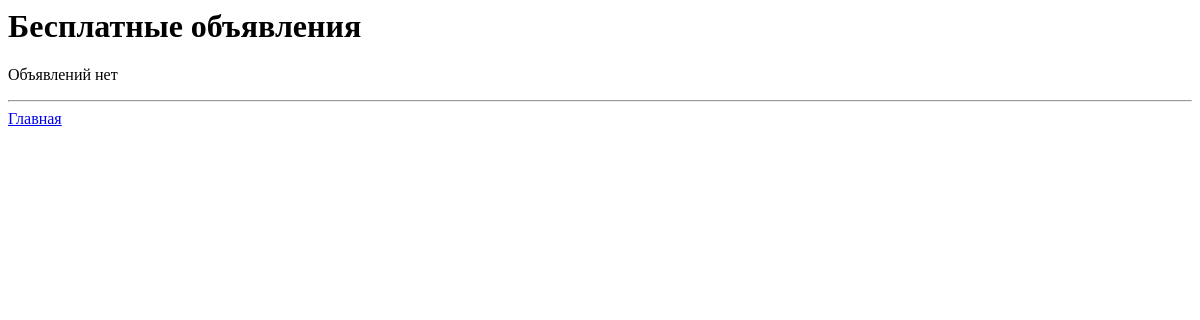
The app's page /test/, older data.
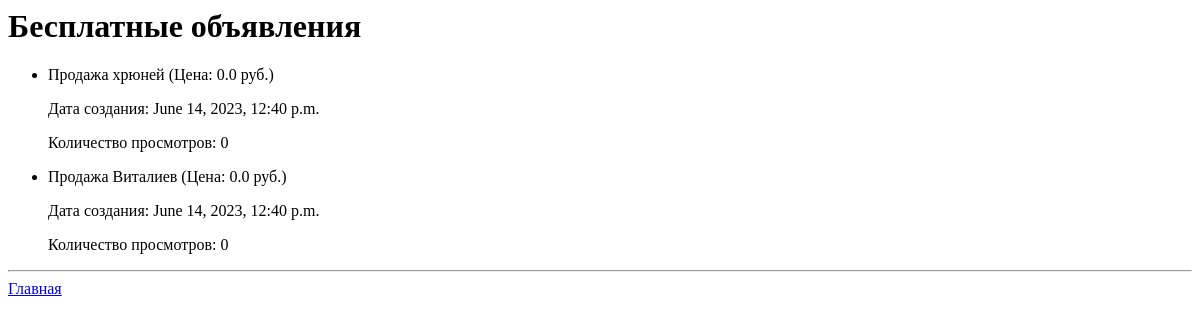
The same page, newer data.
### advertisement/models.py (models this page shows)
class My_testing_model(models.Model):
    title = models.CharField(max_length=1500)
    name = models.CharField(max_length=15)
    description = models.TextField()
    created_at = models.DateTimeField(auto_now_add=True)
    updated_at = models.DateTimeField(auto_now=True)
    price = models.FloatField(verbose_name='Цена', default=0)
    veiws_count = models.IntegerField(verbose_name='количество просмотров', default=0)

### advertisement/views.py (the view)
# urls.py: path('test/', views.testing, name='mytest'),
def testing(request,*args,**kwargs):
    avs = My_testing_model.objects.all()
    return render(request, 'advertisement/mod_adv.html', {'advertisements': avs})

### advertisement/templates/advertisement/mod_adv.html
<html>
<h1>Бесплатные объявления</h1>
{% if advertisements %}
<ul>
    {% for advertisement in advertisements %}
    <li>
        {{ advertisement.title}} (Цена: {{advertisement.price}} руб.)
        <p>
            Дата создания: {{advertisement.created_at}}
        </p>
        <p>
            Количество просмотров: {{advertisement.veiws_count}}
        </p>
    </li>
    {% endfor %}
</ul>
    {% else %}
    <p>
        Объявлений нет
    </p>
{% endif %}
<hr>
<a href="http://127.0.0.1:8000/">Главная</a>
</html>

Row changes from the older to the newer data that the page shows:
added My_testing_model: title "Продажа хрюней", price "0.0", created_at "June 14, 2023, 12:40 p.m.", veiws_count "0"
added My_testing_model: title "Продажа Виталиев", price "0.0", created_at "June 14, 2023, 12:40 p.m.", veiws_count "0"
Text that changed along with them:
text no longer shown: "Объявлений нет"
